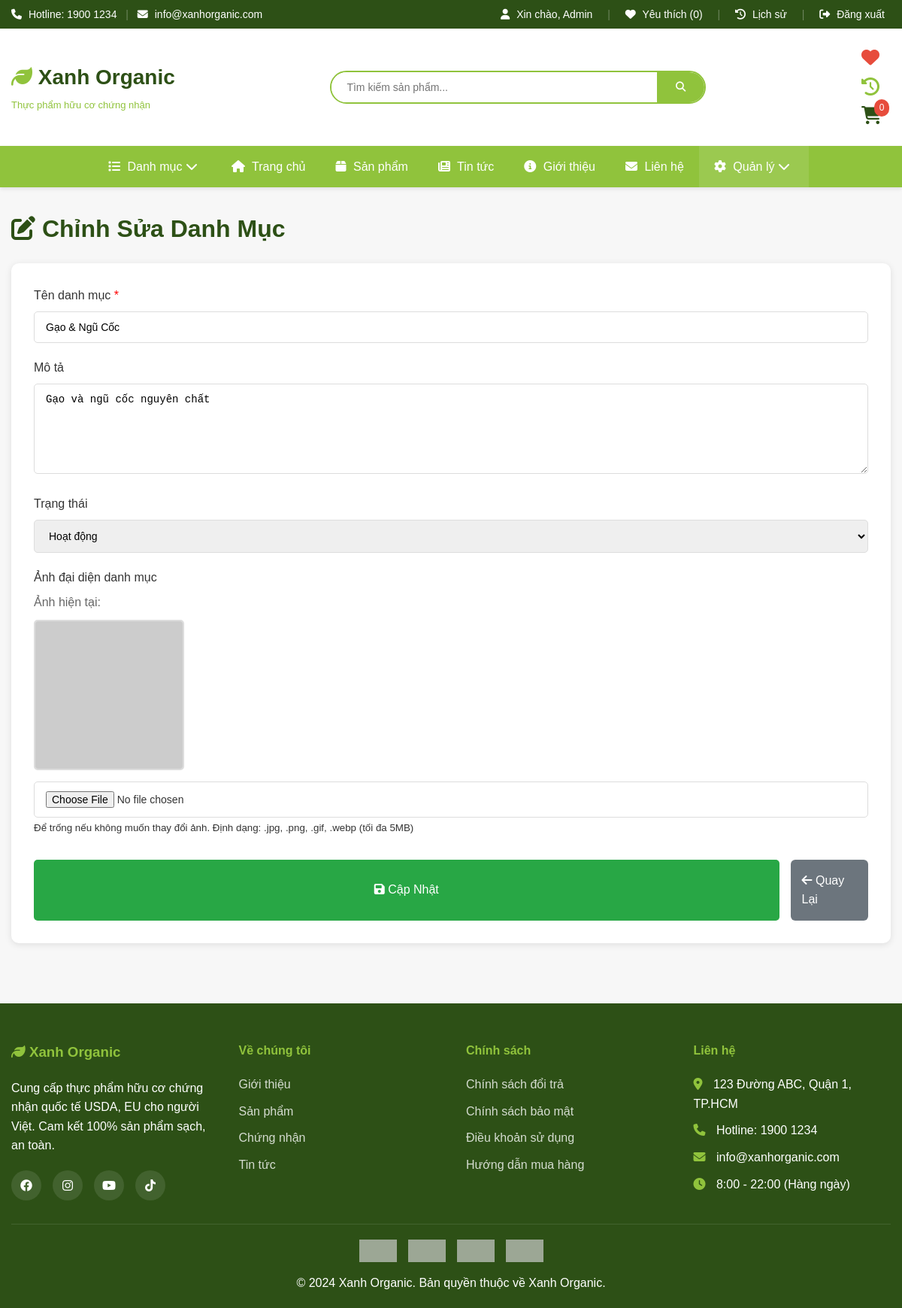
Screenshot of /admin/category_edit.php?id=5 (signed in) with the database file from the repository.
### tables this page shows
CREATE TABLE categories (
    id INT AUTO_INCREMENT PRIMARY KEY,
    name VARCHAR(100) NOT NULL,
    description TEXT,
    image VARCHAR(255),
    status ENUM('active', 'inactive') DEFAULT 'active',
    created_at TIMESTAMP DEFAULT CURRENT_TIMESTAMP
);

### includes/functions.php (called while the page is built, shortened)
<?php
function safe_html($value) {
    return htmlspecialchars((string)$value, ENT_QUOTES, 'UTF-8');
}
?>

### admin/category_edit.php (the view, shortened to what this page needs)
<?php
require_once '../includes/config.php';
$category_id = isset($_GET['id']) ? (int)$_GET['id'] : 0;
$stmt = $conn->prepare("SELECT * FROM categories WHERE id = ?");
$stmt->bind_param("i", $category_id);
$stmt->execute();
$category = $stmt->get_result()->fetch_assoc();
require_once '../includes/header.php';
?>
<div class="container">
    <h1 style="color: #2d5016; margin-bottom: 20px;">
        <i class="fas fa-edit"></i> Chỉnh Sửa Danh Mục
    </h1>
    <div style="background: white; padding: 30px; border-radius: 10px; box-shadow: 0 2px 10px rgba(0,0,0,0.1);">
        <form method="POST" enctype="multipart/form-data">
            <div class="form-group">
                <label for="name">Tên danh mục <span style="color: red;">*</span></label>
                <input type="text" id="name" name="name" required value="<?php echo safe_html($category['name']); ?>">
            </div>
            <div class="form-group">
                <label for="description">Mô tả</label>
                <textarea id="description" name="description" rows="5"><?php echo safe_html($category['description']); ?></textarea>
            </div>
            <div class="form-group">
                <label for="status">Trạng thái</label>
                <select id="status" name="status">
                    <option value="active" <?php echo $category['status'] == 'active' ? 'selected' : ''; ?>>Hoạt động</option>
                </select>
            </div>
            <div class="form-group">
                <label for="image">Ảnh đại diện danh mục</label>
                <?php if (!empty($category['image'])): ?>
                <div style="margin-bottom: 15px;">
                    <p style="color: #666; margin-bottom: 10px;">Ảnh hiện tại:</p>
                    <?php
                    $current_image = SITE_URL . '/assets/' . safe_html($category['image']);
                    $image_path = __DIR__ . '/../assets/' . $category['image'];
                    if (!file_exists($image_path)) {
                        $current_image = 'https://via.placeholder.com/200?text=No+Image';
                    }
                    ?>
                    <img src="<?php echo $current_image; ?>"
                         alt="<?php echo safe_html($category['name']); ?>"
                         style="max-width: 200px; height: auto; border-radius: 5px; border: 2px solid #ddd;">
                </div>
                <?php endif; ?>
                <input type="file" id="image" name="image" accept="image/*">
                <small>Để trống nếu không muốn thay đổi ảnh. Định dạng: .jpg, .png, .gif, .webp (tối đa 5MB)</small>
            </div>
            <div style="margin-top: 30px; display: flex; gap: 15px;">
                <button type="submit" class="btn-submit" style="background-color: #28a745;">
                    <i class="fas fa-save"></i> Cập Nhật
                </button>
                <a href="<?php echo SITE_URL; ?>/admin/categories.php"
                   class="btn"
                   style="background-color: #6c757d; color: white; padding: 15px;">
                    <i class="fas fa-arrow-left"></i> Quay Lại
                </a>
            </div>
        </form>
    </div>
</div>
<?php require_once '../includes/footer.php'; ?>

### assets/css/style.css (style rules this page uses)
* { margin: 0; padding: 0; box-sizing: border-box; }
body { font-family: 'Roboto', sans-serif; line-height: 1.6; color: #333; background-color: #f8f9fa; }
.container { max-width: 1200px; margin: 0 auto; padding: 0 15px; }
a { text-decoration: none; color: inherit; transition: all 0.3s ease; }
img { max-width: 100%; height: auto; display: block; }
button { cursor: pointer; border: none; outline: none; }
.btn { display: inline-block; padding: 12px 30px; border-radius: 25px; font-weight: 500; transition: all 0.3s; }
.form-group { margin-bottom: 20px; }
.form-group label { display: block; margin-bottom: 8px; font-weight: 500; color: #333; }
.form-group input, .form-group textarea, .form-group select { width: 100%; padding: 12px 15px; border: 1px solid #ddd; border-radius: 5px; font-size: 14px; outline: none; transition: all 0.3s; }
.form-group textarea { resize: vertical; min-height: 120px; }
.btn-submit { width: 100%; background-color: #90c33c; color: white; padding: 15px; border-radius: 5px; font-size: 16px; font-weight: 500; transition: all 0.3s; }
body { font-family: Arial, sans-serif; margin: 0; background: #f7f7f7; }
h1 { color: #2d5016; margin-bottom: 20px; }
.btn { display: inline-block; padding: 8px 12px; border-radius: 6px; text-decoration: none; color: white; }

### rows the page displays
categories: name "Gạo & Ngũ Cốc", description "Gạo và ngũ cốc nguyên chất", status "Hoạt động"

### other values shown
$_SESSION['full_name'] "Admin"
$wishlist_count "0"
$cart_count "0"
